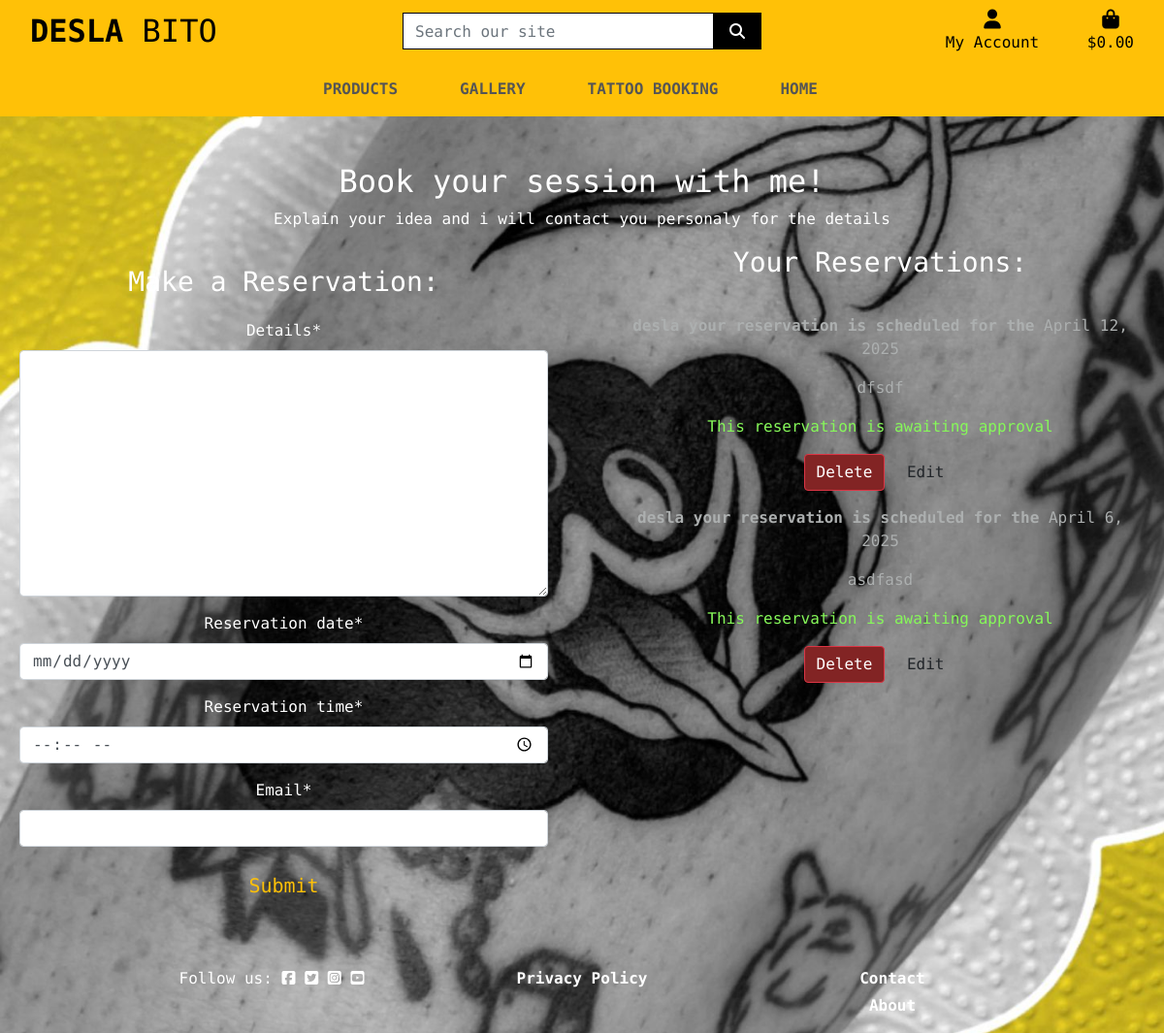
The page /bookings/ (signed in) on the database its author committed.
### bookings/models.py (models this page shows, shortened)
class ReservationRequest(models.Model):
    client = models.ForeignKey(User, on_delete=models.CASCADE, related_name="reserver")
    email = models.EmailField()
    details = models.TextField()
    reservation_date = models.DateField(default=timezone.now)  # Separate date field
    reservation_time = models.TimeField(default=timezone.now)
    created_on = models.DateTimeField(auto_now_add=True)
    approved = models.BooleanField(default=False)
    class Meta:
        ordering = ["created_on"]

### bookings/views.py (the view)
# urls.py: path('', views.reservation_page, name='reservation'),
@login_required
def reservation_page(request):
    user_reservations = ReservationRequest.objects.filter(client=request.user)
    if request.method == "POST":
        reservation_form = ReservationForm(data=request.POST)
        if reservation_form.is_valid():
            reservation = reservation_form.save(commit=False)
            reservation_datetime = timezone.datetime.combine(
                reservation_form.cleaned_data['reservation_date'],
                reservation_form.cleaned_data['reservation_time']
            )
            reservation.reservation_date_time = reservation_datetime
            reservation.client = request.user
            reservation.save()
            _send_booking_confirmation_email(reservation)
            messages.add_message(
                request, messages.SUCCESS,
                'Reservation request submitted and awaiting approval'
            )
        else:
            messages.add_message(
                request, messages.ERROR,
                'There was an error with your reservation submission. Please try again.'
            )
    else:
        reservation_form = ReservationForm()
    print("About to render reservation template")
    return render(
        request,
        "bookings/bookings.html",
        {
            "reservations": user_reservations,  # Pass only the user's reservations
            "reservation_form": reservation_form,  # Reservation form to be rendered
        },
    )

### bookings/forms.py
class ReservationForm(forms.ModelForm):
    reservation_date = forms.DateField(widget=DateInput(attrs={'type': 'date'}))
    reservation_time = forms.TimeField(widget=TimeInput(attrs={'type': 'time'}))
    email = forms.EmailField(required=True)
    class Meta:
        model = ReservationRequest
        fields = ['details', 'reservation_date', 'reservation_time', 'email']

### bag/contexts.py (called while the page is built, shortened)
def bag_contents(request):
    bag_items = []
    total = 0
    product_count = 0
    bag = request.session.get('bag', {})
    if total < settings.FREE_DELIVERY_THRESHOLD:
        delivery = total * Decimal(settings.STANDARD_DELIVERY_PERCENTAGE / 100)
        free_delivery_delta = settings.FREE_DELIVERY_THRESHOLD - total
    else:
        delivery = 0
        free_delivery_delta = 0
    grand_total = delivery + total
    context = {
        'bag_items': bag_items,
        'total': total,
        'product_count': product_count,
        'delivery': delivery,
        'free_delivery_delta': free_delivery_delta,
        'free_delivery_threshold': settings.FREE_DELIVERY_THRESHOLD,
        'grand_total': grand_total,
    }
    return context

### bookings/templates/bookings/bookings.html (shortened to what this page needs)
{% extends 'base.html' %}
{% block content %}
{% load static %}
{% load crispy_forms_tags %}
{% block extra_css %}
    <link rel="stylesheet" href="{% static 'bookings/css/bookings.css' %}">
{% endblock %}
<header class="text-white">
  <div class="container mt-5">
    <div class="row">
      <div class="col-12 text-center">
        <h2>Book your session with me!</h2>
      </div>
    </div>
    <div class="row">
      <div class="col-12 text-center">
        <p>Explain your idea and i will contact you personaly for the details</p>
      </div>
    </div>
</header>
<div class="row text-white">
    <div class="col-12 col-md-6 text-center mb-4">
      <div class="card-body">
        {% if user.is_authenticated %}
          <h3>Make a Reservation:</h3>
          <form id="reservationForm" method="post" style="margin-top: 1.3em;">
          {{ reservation_form | crispy }}
          <button id="submitButton" type="submit" class="btn text-warning btn-lg">Submit</button>
          </form>
        {% else %}
          <p>Log in to make a reservation.</p>
        {% endif %}
      </div>
    </div>
    <div class="col-12 col-md-6 text-center mb-4">
      <h3>Your Reservations:</h3>
      <div class="card-body">
        {% for reservation in reservations %}
        <div id="reservation{{ reservation.id }}" class="p-2 ReservationRequest {% if not reservation.approved %}faded{% elif not reservation.approved %}d-none{% endif %}">
          <p class="font-weight-bold">
            {{ reservation.client.username }}
            your reservation is scheduled for the
            <span class="font-weight-normal">
              {{ reservation.reservation_date }}
            </span>
          </p>
          <p class="reservation-content" data-content="{{ reservation.details|escape }}">
            {{ reservation.details | linebreaks }}
          </p>
          {% if not reservation.approved %}
          <p class="approval">
            This reservation is awaiting approval
          </p>
          {% endif %}
          {% if user.is_authenticated and reservation.client == user %}
          <button type="button" class="btn btn-danger btn-delete" reservation_id="{{ reservation.id }}" data-bs-toggle="modal" data-bs-target="#deleteModal">
            Delete
          </button>
          <button class="btn btn-edit" reservation_id="{{ reservation.id }}">Edit</button>
          {% endif %}
        </div>
        {% empty %}
        <p>No reservations have been made yet.</p>
        {% endfor %}
      </div>
    </div>
</div>
{% endblock content %}

### static/css/base.css (style rules this page uses)
html { height: 100%; }
body { background: url('/media/desla-fondo.jpeg') no-repeat center center fixed; background-size: cover; height: calc(100vh - 164px); color: #555; font-family: "Rubik Mono One", serif; font-weight: 400; font-style: normal; z-index: 1; }
@media (min-width: 1200px) { .container { max-width: 80%; } }

### bookings/static/bookings/css/bookings.css (style rules this page uses)
.btn-delete { color: #fff; background: #822424; }
.faded { color: rgb(172, 175, 175); }
.approval { color: rgb(134, 248, 89); }

### rows shown on the page
ReservationRequest: client.username "desla", reservation_date "April 12, 2025", details "dfsdf", approved "This reservation is awaiting approval"
ReservationRequest: client.username "desla", reservation_date "April 6, 2025", details "asdfasd", approved "This reservation is awaiting approval"
